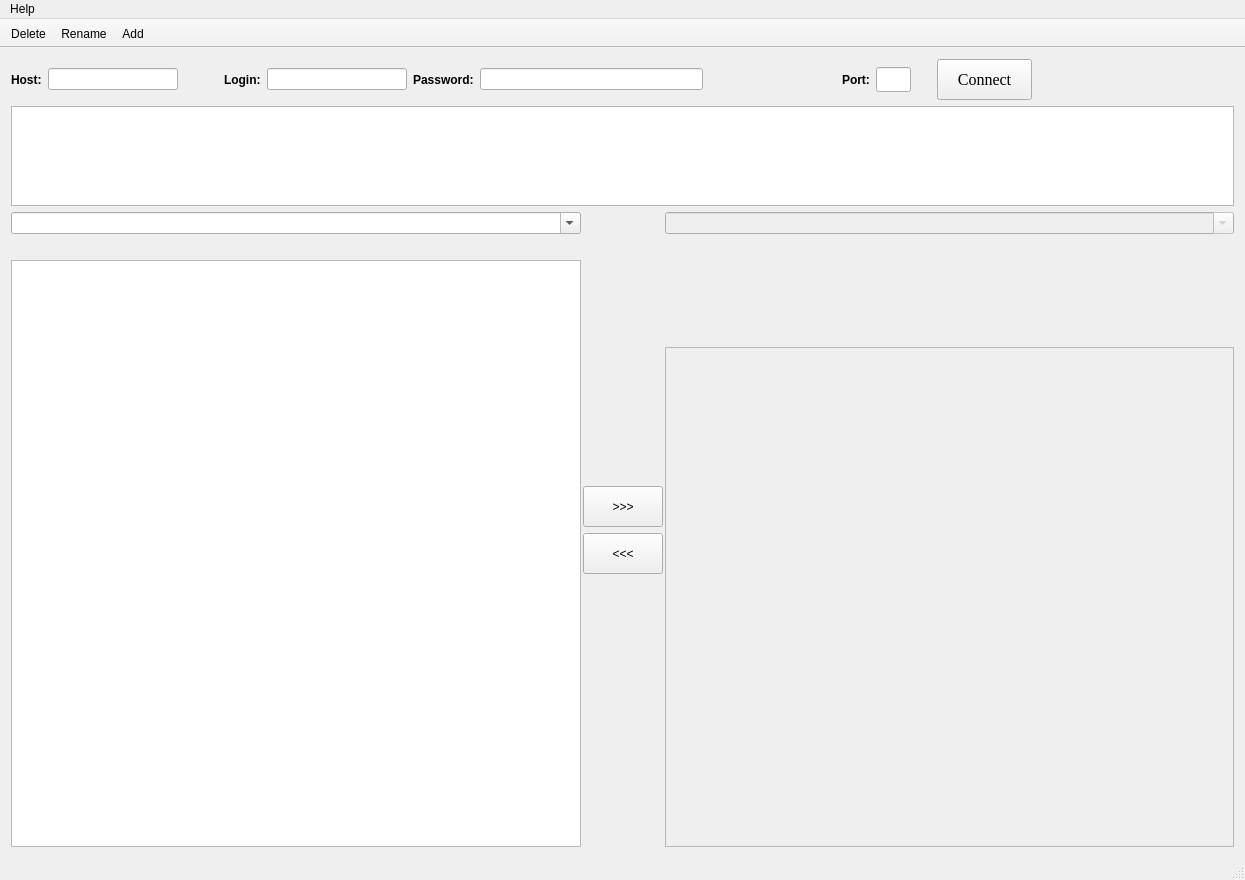
<?xml version="1.0" encoding="UTF-8"?>
<ui version="4.0">
 <class>MainWindow</class>
 <widget class="QMainWindow" name="MainWindow">
  <property name="geometry">
   <rect>
    <x>0</x>
    <y>0</y>
    <width>1245</width>
    <height>880</height>
   </rect>
  </property>
  <property name="sizePolicy">
   <sizepolicy hsizetype="Preferred" vsizetype="Preferred">
    <horstretch>0</horstretch>
    <verstretch>0</verstretch>
   </sizepolicy>
  </property>
  <property name="focusPolicy">
   <enum>Qt::NoFocus</enum>
  </property>
  <property name="contextMenuPolicy">
   <enum>Qt::NoContextMenu</enum>
  </property>
  <property name="windowTitle">
   <string>Light FTP Client</string>
  </property>
  <property name="windowIcon">
   <iconset resource="icons.qrc">
    <normaloff>:/icons/logoFTP.png</normaloff>:/icons/logoFTP.png</iconset>
  </property>
  <widget class="QWidget" name="centralWidget">
   <layout class="QVBoxLayout" name="verticalLayout_12">
    <item>
     <layout class="QVBoxLayout" name="verticalLayout_11">
      <property name="bottomMargin">
       <number>0</number>
      </property>
      <item>
       <layout class="QHBoxLayout" name="horizontalLayout_2">
        <item>
         <layout class="QVBoxLayout" name="verticalLayout_7">
          <property name="leftMargin">
           <number>0</number>
          </property>
          <property name="rightMargin">
           <number>20</number>
          </property>
          <item>
           <spacer name="verticalSpacer_5">
            <property name="orientation">
             <enum>Qt::Vertical</enum>
            </property>
            <property name="sizeType">
             <enum>QSizePolicy::Fixed</enum>
            </property>
            <property name="sizeHint" stdset="0">
             <size>
              <width>20</width>
              <height>0</height>
             </size>
            </property>
           </spacer>
          </item>
          <item>
           <layout class="QHBoxLayout" name="horizontalLayout">
            <item>
             <layout class="QHBoxLayout" name="horizontalLayout_4">
              <item>
               <widget class="QLabel" name="label">
                <property name="font">
                 <font>
                  <pointsize>9</pointsize>
                  <weight>75</weight>
                  <bold>true</bold>
                 </font>
                </property>
                <property name="text">
                 <string>Host:</string>
                </property>
               </widget>
              </item>
              <item>
               <widget class="QLineEdit" name="lineEdit">
                <property name="sizePolicy">
                 <sizepolicy hsizetype="Expanding" vsizetype="Fixed">
                  <horstretch>0</horstretch>
                  <verstretch>0</verstretch>
                 </sizepolicy>
                </property>
                <property name="minimumSize">
                 <size>
                  <width>130</width>
                  <height>0</height>
                 </size>
                </property>
               </widget>
              </item>
             </layout>
            </item>
            <item>
             <spacer name="horizontalSpacer">
              <property name="orientation">
               <enum>Qt::Horizontal</enum>
              </property>
              <property name="sizeType">
               <enum>QSizePolicy::Fixed</enum>
              </property>
              <property name="sizeHint" stdset="0">
               <size>
                <width>40</width>
                <height>20</height>
               </size>
              </property>
             </spacer>
            </item>
            <item>
             <layout class="QHBoxLayout" name="horizontalLayout_5">
              <item>
               <widget class="QLabel" name="label_2">
                <property name="font">
                 <font>
                  <pointsize>9</pointsize>
                  <weight>75</weight>
                  <bold>true</bold>
                 </font>
                </property>
                <property name="text">
                 <string>Login:</string>
                </property>
               </widget>
              </item>
              <item>
               <widget class="QLineEdit" name="lineEdit_2">
                <property name="minimumSize">
                 <size>
                  <width>140</width>
                  <height>0</height>
                 </size>
                </property>
               </widget>
              </item>
             </layout>
            </item>
            <item>
             <layout class="QHBoxLayout" name="horizontalLayout_6">
              <property name="sizeConstraint">
               <enum>QLayout::SetFixedSize</enum>
              </property>
              <property name="rightMargin">
               <number>0</number>
              </property>
              <item>
               <widget class="QLabel" name="label_4">
                <property name="font">
                 <font>
                  <pointsize>9</pointsize>
                  <weight>75</weight>
                  <bold>true</bold>
                 </font>
                </property>
                <property name="text">
                 <string>Password:</string>
                </property>
               </widget>
              </item>
              <item>
               <widget class="QLineEdit" name="lineEdit_4">
                <property name="minimumSize">
                 <size>
                  <width>223</width>
                  <height>0</height>
                 </size>
                </property>
               </widget>
              </item>
             </layout>
            </item>
            <item>
             <spacer name="horizontalSpacer_2">
              <property name="orientation">
               <enum>Qt::Horizontal</enum>
              </property>
              <property name="sizeHint" stdset="0">
               <size>
                <width>206</width>
                <height>20</height>
               </size>
              </property>
             </spacer>
            </item>
            <item>
             <layout class="QHBoxLayout" name="horizontalLayout_7">
              <property name="sizeConstraint">
               <enum>QLayout::SetMaximumSize</enum>
              </property>
              <property name="leftMargin">
               <number>0</number>
              </property>
              <item>
               <widget class="QLabel" name="label_3">
                <property name="font">
                 <font>
                  <pointsize>9</pointsize>
                  <weight>75</weight>
                  <bold>true</bold>
                 </font>
                </property>
                <property name="text">
                 <string>Port:</string>
                </property>
               </widget>
              </item>
              <item>
               <widget class="QLineEdit" name="lineEdit_3">
                <property name="sizePolicy">
                 <sizepolicy hsizetype="Preferred" vsizetype="Preferred">
                  <horstretch>0</horstretch>
                  <verstretch>0</verstretch>
                 </sizepolicy>
                </property>
                <property name="minimumSize">
                 <size>
                  <width>0</width>
                  <height>25</height>
                 </size>
                </property>
                <property name="maximumSize">
                 <size>
                  <width>16777215</width>
                  <height>25</height>
                 </size>
                </property>
               </widget>
              </item>
             </layout>
            </item>
           </layout>
          </item>
          <item>
           <spacer name="verticalSpacer">
            <property name="orientation">
             <enum>Qt::Vertical</enum>
            </property>
            <property name="sizeType">
             <enum>QSizePolicy::Fixed</enum>
            </property>
            <property name="sizeHint" stdset="0">
             <size>
              <width>20</width>
              <height>0</height>
             </size>
            </property>
           </spacer>
          </item>
         </layout>
        </item>
        <item>
         <widget class="QPushButton" name="pushButton">
          <property name="minimumSize">
           <size>
            <width>95</width>
            <height>41</height>
           </size>
          </property>
          <property name="font">
           <font>
            <family>Times New Roman</family>
            <pointsize>12</pointsize>
            <weight>50</weight>
            <bold>false</bold>
           </font>
          </property>
          <property name="toolTip">
           <string>Click for connect to server</string>
          </property>
          <property name="whatsThis">
           <string/>
          </property>
          <property name="text">
           <string>Connect</string>
          </property>
         </widget>
        </item>
        <item>
         <spacer name="horizontalSpacer_4">
          <property name="orientation">
           <enum>Qt::Horizontal</enum>
          </property>
          <property name="sizeType">
           <enum>QSizePolicy::Fixed</enum>
          </property>
          <property name="sizeHint" stdset="0">
           <size>
            <width>202</width>
            <height>20</height>
           </size>
          </property>
         </spacer>
        </item>
       </layout>
      </item>
      <item>
       <widget class="QTextEdit" name="textEdit">
        <property name="maximumSize">
         <size>
          <width>16777215</width>
          <height>100</height>
         </size>
        </property>
        <property name="readOnly">
         <bool>true</bool>
        </property>
        <property name="overwriteMode">
         <bool>true</bool>
        </property>
       </widget>
      </item>
      <item>
       <layout class="QHBoxLayout" name="horizontalLayout_3">
        <property name="spacing">
         <number>2</number>
        </property>
        <property name="bottomMargin">
         <number>0</number>
        </property>
        <item>
         <layout class="QVBoxLayout" name="verticalLayout_8">
          <property name="sizeConstraint">
           <enum>QLayout::SetDefaultConstraint</enum>
          </property>
          <item>
           <widget class="QComboBox" name="comboBox">
            <property name="editable">
             <bool>true</bool>
            </property>
           </widget>
          </item>
          <item>
           <widget class="QLabel" name="label_6">
            <property name="text">
             <string/>
            </property>
           </widget>
          </item>
          <item>
           <widget class="QTableView" name="tableView">
            <property name="lineWidth">
             <number>1</number>
            </property>
            <property name="selectionMode">
             <enum>QAbstractItemView::ExtendedSelection</enum>
            </property>
            <property name="selectionBehavior">
             <enum>QAbstractItemView::SelectRows</enum>
            </property>
            <property name="showGrid">
             <bool>false</bool>
            </property>
            <property name="gridStyle">
             <enum>Qt::NoPen</enum>
            </property>
            <property name="sortingEnabled">
             <bool>true</bool>
            </property>
            <attribute name="horizontalHeaderHighlightSections">
             <bool>false</bool>
            </attribute>
            <attribute name="verticalHeaderVisible">
             <bool>false</bool>
            </attribute>
            <attribute name="verticalHeaderMinimumSectionSize">
             <number>20</number>
            </attribute>
            <attribute name="verticalHeaderDefaultSectionSize">
             <number>20</number>
            </attribute>
            <attribute name="verticalHeaderHighlightSections">
             <bool>false</bool>
            </attribute>
           </widget>
          </item>
         </layout>
        </item>
        <item>
         <layout class="QVBoxLayout" name="verticalLayout_3">
          <item>
           <spacer name="verticalSpacer_2">
            <property name="orientation">
             <enum>Qt::Vertical</enum>
            </property>
            <property name="sizeHint" stdset="0">
             <size>
              <width>20</width>
              <height>40</height>
             </size>
            </property>
           </spacer>
          </item>
          <item>
           <layout class="QVBoxLayout" name="verticalLayout">
            <item>
             <widget class="QPushButton" name="pushButton_2">
              <property name="minimumSize">
               <size>
                <width>61</width>
                <height>41</height>
               </size>
              </property>
              <property name="text">
               <string>&gt;&gt;&gt;</string>
              </property>
             </widget>
            </item>
            <item>
             <widget class="QPushButton" name="pushButton_4">
              <property name="minimumSize">
               <size>
                <width>41</width>
                <height>41</height>
               </size>
              </property>
              <property name="text">
               <string>&lt;&lt;&lt;</string>
              </property>
             </widget>
            </item>
           </layout>
          </item>
          <item>
           <spacer name="verticalSpacer_3">
            <property name="orientation">
             <enum>Qt::Vertical</enum>
            </property>
            <property name="sizeHint" stdset="0">
             <size>
              <width>20</width>
              <height>40</height>
             </size>
            </property>
           </spacer>
          </item>
         </layout>
        </item>
        <item>
         <layout class="QVBoxLayout" name="verticalLayout_9">
          <item>
           <widget class="QComboBox" name="comboBox_2">
            <property name="enabled">
             <bool>false</bool>
            </property>
            <property name="editable">
             <bool>true</bool>
            </property>
            <property name="frame">
             <bool>true</bool>
            </property>
           </widget>
          </item>
          <item>
           <widget class="QLabel" name="label_7">
            <property name="text">
             <string/>
            </property>
           </widget>
          </item>
          <item>
           <widget class="QTableView" name="tableView_2">
            <property name="enabled">
             <bool>false</bool>
            </property>
            <property name="minimumSize">
             <size>
              <width>0</width>
              <height>10</height>
             </size>
            </property>
            <property name="maximumSize">
             <size>
              <width>16777215</width>
              <height>500</height>
             </size>
            </property>
            <property name="selectionMode">
             <enum>QAbstractItemView::SingleSelection</enum>
            </property>
            <property name="showGrid">
             <bool>false</bool>
            </property>
            <attribute name="horizontalHeaderVisible">
             <bool>true</bool>
            </attribute>
            <attribute name="horizontalHeaderCascadingSectionResizes">
             <bool>false</bool>
            </attribute>
            <attribute name="horizontalHeaderMinimumSectionSize">
             <number>225</number>
            </attribute>
            <attribute name="horizontalHeaderDefaultSectionSize">
             <number>280</number>
            </attribute>
            <attribute name="horizontalHeaderHighlightSections">
             <bool>false</bool>
            </attribute>
            <attribute name="horizontalHeaderStretchLastSection">
             <bool>true</bool>
            </attribute>
            <attribute name="verticalHeaderVisible">
             <bool>false</bool>
            </attribute>
            <attribute name="verticalHeaderMinimumSectionSize">
             <number>20</number>
            </attribute>
            <attribute name="verticalHeaderDefaultSectionSize">
             <number>20</number>
            </attribute>
           </widget>
          </item>
         </layout>
        </item>
       </layout>
      </item>
     </layout>
    </item>
    <item>
     <spacer name="verticalSpacer_4">
      <property name="orientation">
       <enum>Qt::Vertical</enum>
      </property>
      <property name="sizeType">
       <enum>QSizePolicy::Fixed</enum>
      </property>
      <property name="sizeHint" stdset="0">
       <size>
        <width>20</width>
        <height>0</height>
       </size>
      </property>
     </spacer>
    </item>
   </layout>
  </widget>
  <widget class="QStatusBar" name="statusBar"/>
  <widget class="QMenuBar" name="menuBar">
   <property name="geometry">
    <rect>
     <x>0</x>
     <y>0</y>
     <width>1245</width>
     <height>26</height>
    </rect>
   </property>
   <widget class="QMenu" name="menuAbout">
    <property name="title">
     <string>Help</string>
    </property>
    <addaction name="actionAbout"/>
   </widget>
   <addaction name="menuAbout"/>
  </widget>
  <widget class="QToolBar" name="toolBar">
   <property name="windowTitle">
    <string>toolBar</string>
   </property>
   <property name="movable">
    <bool>false</bool>
   </property>
   <attribute name="toolBarArea">
    <enum>TopToolBarArea</enum>
   </attribute>
   <attribute name="toolBarBreak">
    <bool>false</bool>
   </attribute>
   <addaction name="actionDelete"/>
   <addaction name="actionRename"/>
   <addaction name="actionAdd"/>
  </widget>
  <action name="actionAbout">
   <property name="text">
    <string>About</string>
   </property>
  </action>
  <action name="actionDelete">
   <property name="icon">
    <iconset resource="icons.qrc">
     <normaloff>:/icons/delete.png</normaloff>:/icons/delete.png</iconset>
   </property>
   <property name="text">
    <string>Delete</string>
   </property>
   <property name="toolTip">
    <string>Delete file from FTP server</string>
   </property>
  </action>
  <action name="actionRename">
   <property name="icon">
    <iconset resource="icons.qrc">
     <normaloff>:/icons/rename.png</normaloff>:/icons/rename.png</iconset>
   </property>
   <property name="text">
    <string>Rename</string>
   </property>
   <property name="toolTip">
    <string>Click to rename item on FTP Server</string>
   </property>
  </action>
  <action name="actionAdd">
   <property name="icon">
    <iconset resource="icons.qrc">
     <normaloff>:/icons/addFolder.png</normaloff>:/icons/addFolder.png</iconset>
   </property>
   <property name="text">
    <string>Add</string>
   </property>
   <property name="toolTip">
    <string>Click to add folder on ftp server</string>
   </property>
  </action>
 </widget>
 <layoutdefault spacing="6" margin="11"/>
 <resources>
  <include location="icons.qrc"/>
 </resources>
 <connections/>
</ui>
